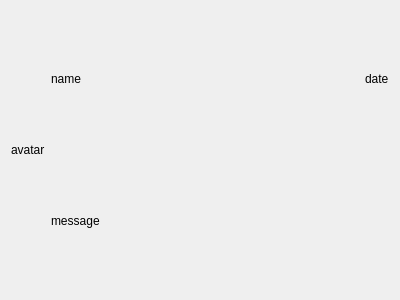
<?xml version="1.0" encoding="UTF-8"?>
<ui version="4.0">
 <class>RecentMessageListItemForm</class>
 <widget class="QWidget" name="RecentMessageListItemForm">
  <property name="geometry">
   <rect>
    <x>0</x>
    <y>0</y>
    <width>400</width>
    <height>300</height>
   </rect>
  </property>
  <property name="windowTitle">
   <string>Form</string>
  </property>
  <layout class="QGridLayout" name="gridLayout" columnstretch="0,0">
   <item row="0" column="0">
    <layout class="QGridLayout" name="gridLayout_3">
     <item row="0" column="0">
      <widget class="QLabel" name="label_avatar">
       <property name="text">
        <string>avatar</string>
       </property>
      </widget>
     </item>
    </layout>
   </item>
   <item row="0" column="1">
    <layout class="QVBoxLayout" name="verticalLayout">
     <item>
      <layout class="QHBoxLayout" name="horizontalLayout">
       <item>
        <widget class="QLabel" name="label_name">
         <property name="text">
          <string>name</string>
         </property>
        </widget>
       </item>
       <item>
        <spacer name="horizontalSpacer">
         <property name="orientation">
          <enum>Qt::Horizontal</enum>
         </property>
         <property name="sizeHint" stdset="0">
          <size>
           <width>40</width>
           <height>20</height>
          </size>
         </property>
        </spacer>
       </item>
       <item>
        <widget class="QLabel" name="label_date">
         <property name="text">
          <string>date</string>
         </property>
        </widget>
       </item>
      </layout>
     </item>
     <item>
      <layout class="QHBoxLayout" name="horizontalLayout_2">
       <item>
        <widget class="QLabel" name="label_message">
         <property name="maximumSize">
          <size>
           <width>120</width>
           <height>16777215</height>
          </size>
         </property>
         <property name="text">
          <string>message</string>
         </property>
        </widget>
       </item>
       <item>
        <spacer name="horizontalSpacer_2">
         <property name="orientation">
          <enum>Qt::Horizontal</enum>
         </property>
         <property name="sizeHint" stdset="0">
          <size>
           <width>40</width>
           <height>20</height>
          </size>
         </property>
        </spacer>
       </item>
      </layout>
     </item>
    </layout>
   </item>
  </layout>
 </widget>
 <resources/>
 <connections/>
</ui>
